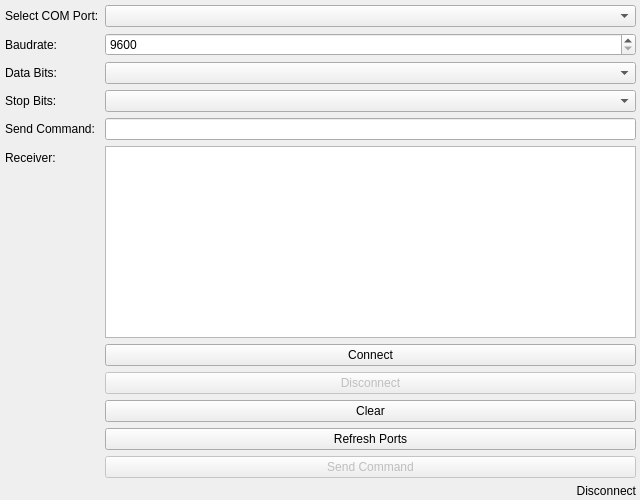
<?xml version="1.0" encoding="UTF-8"?>
<ui version="4.0">
 <class>MainWindow</class>
 <widget class="QMainWindow" name="MainWindow">
  <property name="geometry">
   <rect>
    <x>0</x>
    <y>0</y>
    <width>640</width>
    <height>500</height>
   </rect>
  </property>
  <property name="windowTitle">
   <string>Serial Port Tool</string>
  </property>
  <widget class="QWidget" name="centralwidget">
   <property name="sizePolicy">
    <sizepolicy hsizetype="Expanding" vsizetype="Expanding">
     <horstretch>0</horstretch>
     <verstretch>0</verstretch>
    </sizepolicy>
   </property>
   <widget class="QWidget" name="verticalLayoutWidget">
    <property name="geometry">
     <rect>
      <x>0</x>
      <y>0</y>
      <width>641</width>
      <height>518</height>
     </rect>
    </property>
    <layout class="QVBoxLayout" name="verticalLayout">
     <item>
      <layout class="QFormLayout" name="formLayout">
       <property name="fieldGrowthPolicy">
        <enum>QFormLayout::FieldGrowthPolicy::ExpandingFieldsGrow</enum>
       </property>
       <property name="rowWrapPolicy">
        <enum>QFormLayout::RowWrapPolicy::WrapLongRows</enum>
       </property>
       <property name="leftMargin">
        <number>5</number>
       </property>
       <property name="topMargin">
        <number>5</number>
       </property>
       <property name="rightMargin">
        <number>5</number>
       </property>
       <property name="bottomMargin">
        <number>5</number>
       </property>
       <item row="0" column="0">
        <widget class="QLabel" name="com_label">
         <property name="sizePolicy">
          <sizepolicy hsizetype="Expanding" vsizetype="Expanding">
           <horstretch>0</horstretch>
           <verstretch>0</verstretch>
          </sizepolicy>
         </property>
         <property name="text">
          <string>Select COM Port:</string>
         </property>
        </widget>
       </item>
       <item row="0" column="1">
        <widget class="QComboBox" name="com_combo">
         <property name="sizePolicy">
          <sizepolicy hsizetype="Expanding" vsizetype="Fixed">
           <horstretch>0</horstretch>
           <verstretch>0</verstretch>
          </sizepolicy>
         </property>
        </widget>
       </item>
       <item row="1" column="0">
        <widget class="QLabel" name="baudrate_label">
         <property name="sizePolicy">
          <sizepolicy hsizetype="Expanding" vsizetype="Expanding">
           <horstretch>0</horstretch>
           <verstretch>0</verstretch>
          </sizepolicy>
         </property>
         <property name="text">
          <string>Baudrate:</string>
         </property>
        </widget>
       </item>
       <item row="1" column="1">
        <widget class="QSpinBox" name="baudrate_spinbox">
         <property name="sizePolicy">
          <sizepolicy hsizetype="Expanding" vsizetype="Fixed">
           <horstretch>0</horstretch>
           <verstretch>0</verstretch>
          </sizepolicy>
         </property>
         <property name="minimum">
          <number>9600</number>
         </property>
         <property name="maximum">
          <number>115200</number>
         </property>
        </widget>
       </item>
       <item row="2" column="0">
        <widget class="QLabel" name="data_bits_label">
         <property name="sizePolicy">
          <sizepolicy hsizetype="Expanding" vsizetype="Expanding">
           <horstretch>0</horstretch>
           <verstretch>0</verstretch>
          </sizepolicy>
         </property>
         <property name="text">
          <string>Data Bits:</string>
         </property>
        </widget>
       </item>
       <item row="2" column="1">
        <widget class="QComboBox" name="data_bits_combo">
         <property name="sizePolicy">
          <sizepolicy hsizetype="Expanding" vsizetype="Fixed">
           <horstretch>0</horstretch>
           <verstretch>0</verstretch>
          </sizepolicy>
         </property>
        </widget>
       </item>
       <item row="3" column="0">
        <widget class="QLabel" name="stop_bits_label">
         <property name="sizePolicy">
          <sizepolicy hsizetype="Expanding" vsizetype="Expanding">
           <horstretch>0</horstretch>
           <verstretch>0</verstretch>
          </sizepolicy>
         </property>
         <property name="text">
          <string>Stop Bits:</string>
         </property>
        </widget>
       </item>
       <item row="3" column="1">
        <widget class="QComboBox" name="stop_bits_combo">
         <property name="sizePolicy">
          <sizepolicy hsizetype="Expanding" vsizetype="Fixed">
           <horstretch>0</horstretch>
           <verstretch>0</verstretch>
          </sizepolicy>
         </property>
        </widget>
       </item>
       <item row="4" column="0">
        <widget class="QLabel" name="command_label">
         <property name="sizePolicy">
          <sizepolicy hsizetype="Expanding" vsizetype="Expanding">
           <horstretch>0</horstretch>
           <verstretch>0</verstretch>
          </sizepolicy>
         </property>
         <property name="text">
          <string>Send Command:</string>
         </property>
        </widget>
       </item>
       <item row="4" column="1">
        <widget class="QLineEdit" name="command_edit"/>
       </item>
       <item row="5" column="0">
        <widget class="QLabel" name="receiver_label">
         <property name="text">
          <string>Receiver:</string>
         </property>
        </widget>
       </item>
       <item row="5" column="1">
        <widget class="QTextEdit" name="receiver_text"/>
       </item>
       <item row="6" column="1">
        <widget class="QPushButton" name="connect_button">
         <property name="sizePolicy">
          <sizepolicy hsizetype="Expanding" vsizetype="Fixed">
           <horstretch>0</horstretch>
           <verstretch>0</verstretch>
          </sizepolicy>
         </property>
         <property name="text">
          <string>Connect</string>
         </property>
        </widget>
       </item>
       <item row="7" column="1">
        <widget class="QPushButton" name="disconnect_button">
         <property name="enabled">
          <bool>false</bool>
         </property>
         <property name="sizePolicy">
          <sizepolicy hsizetype="Expanding" vsizetype="Fixed">
           <horstretch>0</horstretch>
           <verstretch>0</verstretch>
          </sizepolicy>
         </property>
         <property name="text">
          <string>Disconnect</string>
         </property>
        </widget>
       </item>
       <item row="9" column="1">
        <widget class="QPushButton" name="refresh_button">
         <property name="sizePolicy">
          <sizepolicy hsizetype="Expanding" vsizetype="Fixed">
           <horstretch>0</horstretch>
           <verstretch>0</verstretch>
          </sizepolicy>
         </property>
         <property name="text">
          <string>Refresh Ports</string>
         </property>
        </widget>
       </item>
       <item row="10" column="1">
        <widget class="QPushButton" name="send_button">
         <property name="enabled">
          <bool>false</bool>
         </property>
         <property name="sizePolicy">
          <sizepolicy hsizetype="Expanding" vsizetype="Fixed">
           <horstretch>0</horstretch>
           <verstretch>0</verstretch>
          </sizepolicy>
         </property>
         <property name="text">
          <string>Send Command</string>
         </property>
        </widget>
       </item>
       <item row="11" column="1">
        <widget class="QLabel" name="status_label">
         <property name="sizePolicy">
          <sizepolicy hsizetype="Expanding" vsizetype="Expanding">
           <horstretch>0</horstretch>
           <verstretch>0</verstretch>
          </sizepolicy>
         </property>
         <property name="text">
          <string>Disconnect</string>
         </property>
         <property name="alignment">
          <set>Qt::AlignmentFlag::AlignRight|Qt::AlignmentFlag::AlignTop|Qt::AlignmentFlag::AlignTrailing</set>
         </property>
        </widget>
       </item>
       <item row="8" column="1">
        <widget class="QPushButton" name="clear_button">
         <property name="sizePolicy">
          <sizepolicy hsizetype="Expanding" vsizetype="Fixed">
           <horstretch>0</horstretch>
           <verstretch>0</verstretch>
          </sizepolicy>
         </property>
         <property name="text">
          <string>Clear</string>
         </property>
        </widget>
       </item>
      </layout>
     </item>
    </layout>
   </widget>
  </widget>
 </widget>
 <resources/>
 <connections/>
</ui>
